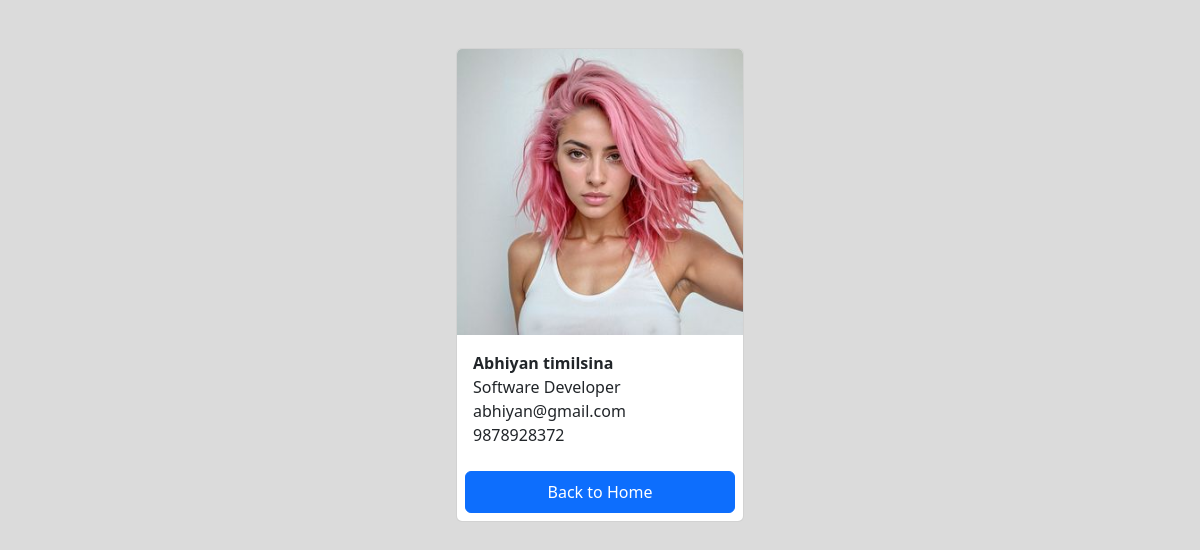
Screenshot of /employees/2/ with the database file from the repository.
### employees/models.py (models this page shows, shortened)
class Employee(models.Model):
    first_name = models.CharField(max_length=100)
    last_name = models.CharField(max_length=100)
    photo = models.ImageField(upload_to='images')
    designation = models.CharField(max_length=100)
    email_address = models.EmailField(max_length=100, unique=True)
    phone_number = models.CharField(max_length=10, blank=True, null=True)
    created_at = models.DateTimeField(auto_now_add=True)
    updated_at = models.DateTimeField(auto_now=True)  # Use auto_now for updated_at

### employees/views.py (the view)
# urls.py: urlpatterns = [path("<int:pk>/", views.employee_detail, name="employee_detail")]
def employee_detail(request, pk):
    employee = get_object_or_404(Employee, pk=pk)
    context = {"employee": employee}
    return render(request, "employee_detail.html", context)

### templates/employee_detail.html (shortened to what this page needs)
{% load static %}
<!DOCTYPE html>
<html>
  <head>
    <link href="https://cdn.jsdelivr.net/npm/bootstrap@5.3.2/dist/css/bootstrap.min.css" rel="stylesheet" />
    <link rel="stylesheet" href="{% static 'css/style.css' %}" />
  </head>
  <body>
    <div class="container">
        <div class="card mx-auto m-5" style="width: 18rem;">
            <img src="{{employee.photo.url}}" class="card-img-top" alt="...">
            <div class="card-body">
              <p class="card-text m-0 fw-bold">{{employee.first_name}} {{employee.last_name}}</p>
              <p class="card-text m-0 ">{{employee.designation}}</p>
              <p class="card-text m-0 ">{{employee.email_address}}</p>
              <p class="card-text m-0 ">{{employee.phone_number}}</p>
            </div>
            <a href="{% url 'home' %}" class="btn btn-primary p-2 m-2">Back to Home</a>
          </div>
    </div>
  </body>
</html>

### mysite/static/css/style.css (style rules this page uses)
body { background-color: #dbdbdb; }

### rows the page displays
Employee: photo (picture), first_name "Abhiyan", last_name "timilsina", designation "Software Developer", email_address "abhiyan@gmail.com", phone_number "9878928372"
